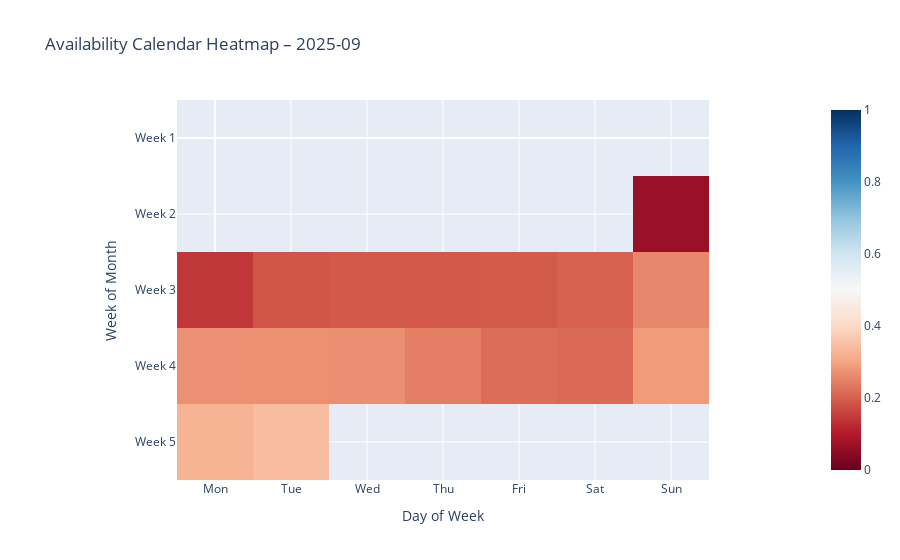

The code cell stored with this chart in its notebook:
### Markdown cell above
Calendar View of Availability for a Single Month
While summarizing availability across the entire dataset is useful, it can also be valuable to focus on a single month and visualize the availability pattern in a calendar-like layout.
In this representation:
Columns correspond to days of the week.
Rows correspond to weeks within the month.
Each cell represents the average availability for that weekday/week combination.
This format closely resembles a standard monthly calendar and is effective for presenting a detailed view of booking pressure during a specific period, such as a peak tourism month or a month containing major events.
This visualization is more illustrative than analytical, but it helps communicate concrete patterns in a simple, intuitive format.

### Code cell
import numpy as np

# choose a month you care about
target_month = "2025-09"  # change if needed

month_df = df[df["date"].dt.to_period("M") == target_month].copy()

month_df["weekday"] = month_df["date"].dt.dayofweek  # Monday=0
month_df["week_of_month"] = ((month_df["date"].dt.day - 1) // 7)  # 0,1,2,3,4

# aggregate availability per cell
cal = (
    month_df.groupby(["week_of_month", "weekday"], as_index=False)
            .agg(availability_rate=("available", lambda x: (x == "t").mean()))
)

# build matrix 5 weeks × 7 days
calendar_matrix = np.full((cal["week_of_month"].max()+1, 7), np.nan)
for _, row in cal.iterrows():
    calendar_matrix[int(row["week_of_month"]), int(row["weekday"])] = row["availability_rate"]

fig = px.imshow(
    calendar_matrix,
    color_continuous_scale="RdBu",
    zmin=0,
    zmax=1,
    title=f"Availability Calendar Heatmap – {target_month}",
)

fig.update_xaxes(
    tickmode="array",
    tickvals=list(range(7)),
    ticktext=["Mon", "Tue", "Wed", "Thu", "Fri", "Sat", "Sun"],
    title="Day of Week",
)
fig.update_yaxes(
    tickmode="array",
    tickvals=list(range(calendar_matrix.shape[0])),
    ticktext=[f"Week {i+1}" for i in range(calendar_matrix.shape[0])],
    title="Week of Month",
)
fig.show()

### Figure 1 — Plotly figure (JSON) as saved in the notebook; plotly's stock layout.template omitted (floating-point values rounded to 4 significant figures)
{"data": [{"coloraxis": "coloraxis", "hovertemplate": "x: %{x}<br>y: %{y}<br>color: %{z}<extra></extra>", "name": "0", "type": "heatmap", "xaxis": "x", "yaxis": "y", "z": [[NaN, NaN, NaN, NaN, NaN, NaN, NaN], [NaN, NaN, NaN, NaN, NaN, NaN, 0.0678], [0.1448, 0.1839, 0.1905, 0.1895, 0.1926, 0.2036, 0.2569], [0.2694, 0.2707, 0.268, 0.2454, 0.2199, 0.2147, 0.2875], [0.3268, 0.3435, NaN, NaN, NaN, NaN, NaN]]}], "layout": {"coloraxis": {"cmax": 1, "cmin": 0, "colorscale": [[0, "rgb(103,0,31)"], [0.1, "rgb(178,24,43)"], [0.2, "rgb(214,96,77)"], [0.3, "rgb(244,165,130)"], [0.4, "rgb(253,219,199)"], [0.5, "rgb(247,247,247)"], [0.6, "rgb(209,229,240)"], [0.7, "rgb(146,197,222)"], [0.8, "rgb(67,147,195)"], [0.9, "rgb(33,102,172)"], [1, "rgb(5,48,97)"]]}, "title": {"text": "Availability Calendar Heatmap – 2025-09"}, "xaxis": {"anchor": "y", "constrain": "domain", "domain": [0, 1], "scaleanchor": "y", "tickmode": "array", "ticktext": ["Mon", "Tue", "Wed", "Thu", "Fri", "Sat", "Sun"], "tickvals": [0, 1, 2, 3, 4, 5, 6], "title": {"text": "Day of Week"}}, "yaxis": {"anchor": "x", "autorange": "reversed", "constrain": "domain", "domain": [0, 1], "tickmode": "array", "ticktext": ["Week 1", "Week 2", "Week 3", "Week 4", "Week 5"], "tickvals": [0, 1, 2, 3, 4], "title": {"text": "Week of Month"}}}}
